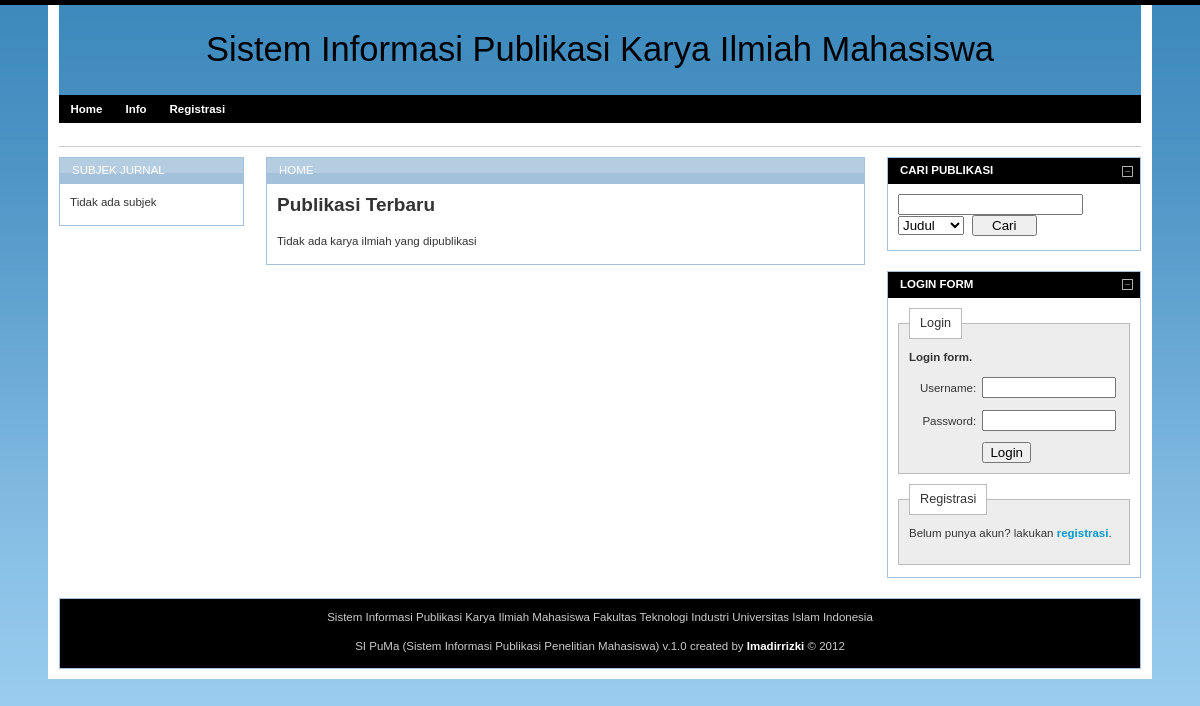
The page / on the database its author committed.
### tables this page shows
CREATE TABLE IF NOT EXISTS `site_info` (
  `title` varchar(100) NOT NULL,
  `owner` varchar(100) NOT NULL,
  `phone_number` varchar(20) DEFAULT NULL,
  `fax` varchar(50) DEFAULT NULL,
  `email` varchar(50) DEFAULT NULL,
  `address` varchar(100) NOT NULL,
  `info` text NOT NULL
);

### application/controllers/home.php (called while the page is built, shortened)
<?php if ( ! defined('BASEPATH')) exit('No direct script access allowed');
class Home extends MY_Controller{
	public function __construct()
	{
		parent::__construct();
		$this->load->vars(array(
		'title' => $this->title(),
		'sidebar_left' => $this->core_template().'/sidebar_left',
		'subject_list' => $this->subject_list(),
		'sidebar_right' => $this->core_template().'/sidebar_right'
		));
	}
	public function index()
	{
		$data['heading'] = 'Home';
		$data['content'] = $this->core_template().'/home';
		$data['paper_published_list'] = $this->Sipuma_model->paper_published_list();
		$this->load->view($this->template(), $data);
	}
}

### index.php (called while the page is built, shortened)
<?php
require_once BASEPATH.'core/CodeIgniter.php';

### application/models/sipuma_model.php (called while the page is built, shortened)
<?php
class Sipuma_model extends CI_Model
{
	function subject_list()
	{
		$this->db->select('*');
		$this->db->from('subject');
		return $this->db->get()->result();
	}
	function paper_published_list()
	{
		$this->db->select('*');
		$this->db->from('paper');
		$this->db->limit('15');
		$this->db->where('paper_status', '2');
		$this->db->order_by("date_published", "desc");
		return $this->db->get()->result();
	}
	function site_info()
	{
		$this->db->select('*');
		$this->db->from('site_info');
		return $this->db->get()->row();
	}
}

### application/views/blue/template.php (the view, shortened to what this page needs)
<!DOCTYPE html PUBLIC "-//W3C//DTD XHTML 1.0 Strict//EN" "http://www.w3.org/TR/xhtml1/DTD/xhtml1-strict.dtd">
<html xmlns="http://www.w3.org/1999/xhtml">
	<head>
		<link rel="stylesheet" type="text/css" href="<?php echo base_url();?>style/blue/css/reset.css" media="screen" />
		<link rel="stylesheet" type="text/css" href="<?php echo base_url();?>style/blue/css/text.css" media="screen" />
		<link rel="stylesheet" type="text/css" href="<?php echo base_url();?>style/blue/css/grid.css" media="screen" />
		<link rel="stylesheet" type="text/css" href="<?php echo base_url();?>style/blue/css/layout.css" media="screen" />
		<link rel="stylesheet" type="text/css" href="<?php echo base_url();?>style/blue/css/nav.css" media="screen" />
		<link type="text/css" rel="stylesheet" href="<?php echo base_url();?>jquery.validity/jquery.validity.css" />
	</head>
	<body>
		<div class="container_16">
			<div class="grid_16">
				<h1 id="branding">
					<a href="<?php echo base_url(); ?>"><?php echo $title; ?></a>
				</h1>
			</div>
			<div class="grid_16">
			</div>
			<div class="grid_16">
				<h2 id="page-heading"></h2>
			</div>
			<div class="grid_3">
			<div class="grid_9">
				<div class="box">
					<h2><?php echo $heading; ?></h2>
				</div>
			</div>
			<div class="grid_4">
			</div>
			<div class="grid_16" id="site_info">
				<div class="box">
					<p align="center"><?php echo $title; ?> <?php echo $owner; ?></p>
					<p align="center"><?php echo $footer; ?></p>
				</div>
			</div>
		</div>
	</body>
</html>

### style/blue/css/text.css (style rules this page uses)
body { font: 13px/1.5 Helvetica, Arial, 'Liberation Sans', FreeSans, sans-serif; }
h1 { font-size: 25px; }
h2 { font-size: 23px; }
p, dl, hr, h1, h2, h3, h4, h5, h6, ol, ul, pre, table, address, fieldset { margin-bottom: 20px; }

### style/blue/css/grid.css (style rules this page uses)
.container_12, .container_16 { width: 92%; margin-left: 4%; margin-right: 4%; }
.grid_1, .grid_2, .grid_3, .grid_4, .grid_5, .grid_6, .grid_7, .grid_8, .grid_9, .grid_10, .grid_11, .grid_12, .grid_13, .grid_14, .grid_15, .grid_16 { display: inline; float: left; margin-left: 1%; margin-right: 1%; }
.container_12 .grid_3, .container_16 .grid_4 { width: 23%; }
.container_12 .grid_12, .container_16 .grid_16 { width: 98%; }
.container_16 .grid_3 { width: 16.75%; }
.container_16 .grid_9 { width: 54.25%; }

### style/blue/css/layout.css (style rules this page uses)
body { background: #9ccef0 url(../img/bg.png) repeat-x; border-top: 5px solid #000; color: #333; font-size: 11.5px; padding: 0 0 40px; }
a { color: #0099CC; font-weight:bold; text-decoration: none; }
.container_12, .container_16 { background:#fff; }
h1, h2, h3, h4, h5, h6 { line-height:1.2em; margin-bottom:.3em; }
h2 { margin-top:1em; }
h1 a { font-weight:normal; color:black; }
h1#branding { font-weight:normal; font-size:3em; text-align:center; background:#69a7d7 url(../img/bg.png) repeat-x; padding:.7em 1em; margin-bottom:0; position:relative; }
h2#page-heading { font-weight:normal; padding:.5em; margin:0 0 10px 0; border-bottom:1px solid #ccc; }
.box { background:#fff; margin-bottom:20px; padding:10px 10px 1px 10px; border: 1px solid #a3c1da; }
.box h2 { font-size:1em; font-weight:normal; text-transform:uppercase; color:#fff; background:#a3c1da url("../img/navTop.png") repeat-x 0% 0%; margin:-10px -10px 0 -10px; padding:6px 12px; }
p { margin-bottom:1em; }
#site_info .box { color:#ccc; background:#000; margin-bottom:10px; }

### rows shown on the page
site_info: title "Sistem Informasi Publikasi Karya Ilmiah Mahasiswa", owner "Fakultas Teknologi Industri Universitas Islam Indonesia"

### other values the page prints
$heading "HOME"
$name "SI PuMa (Sistem Informasi Publikasi Penelitian Mahasiswa)"
$version "1.0"
$creator "Imadirrizki"
$year "2012"
